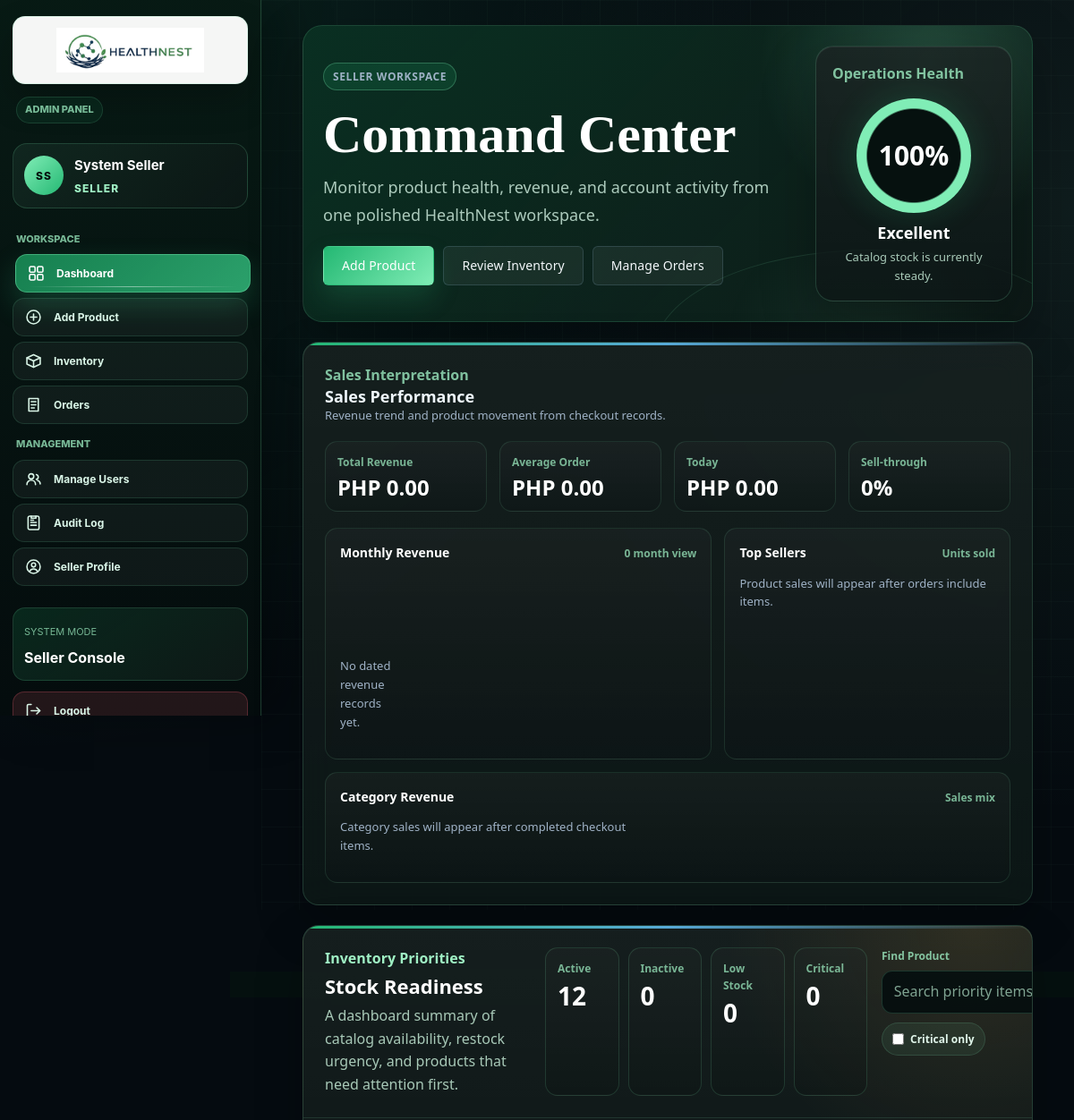
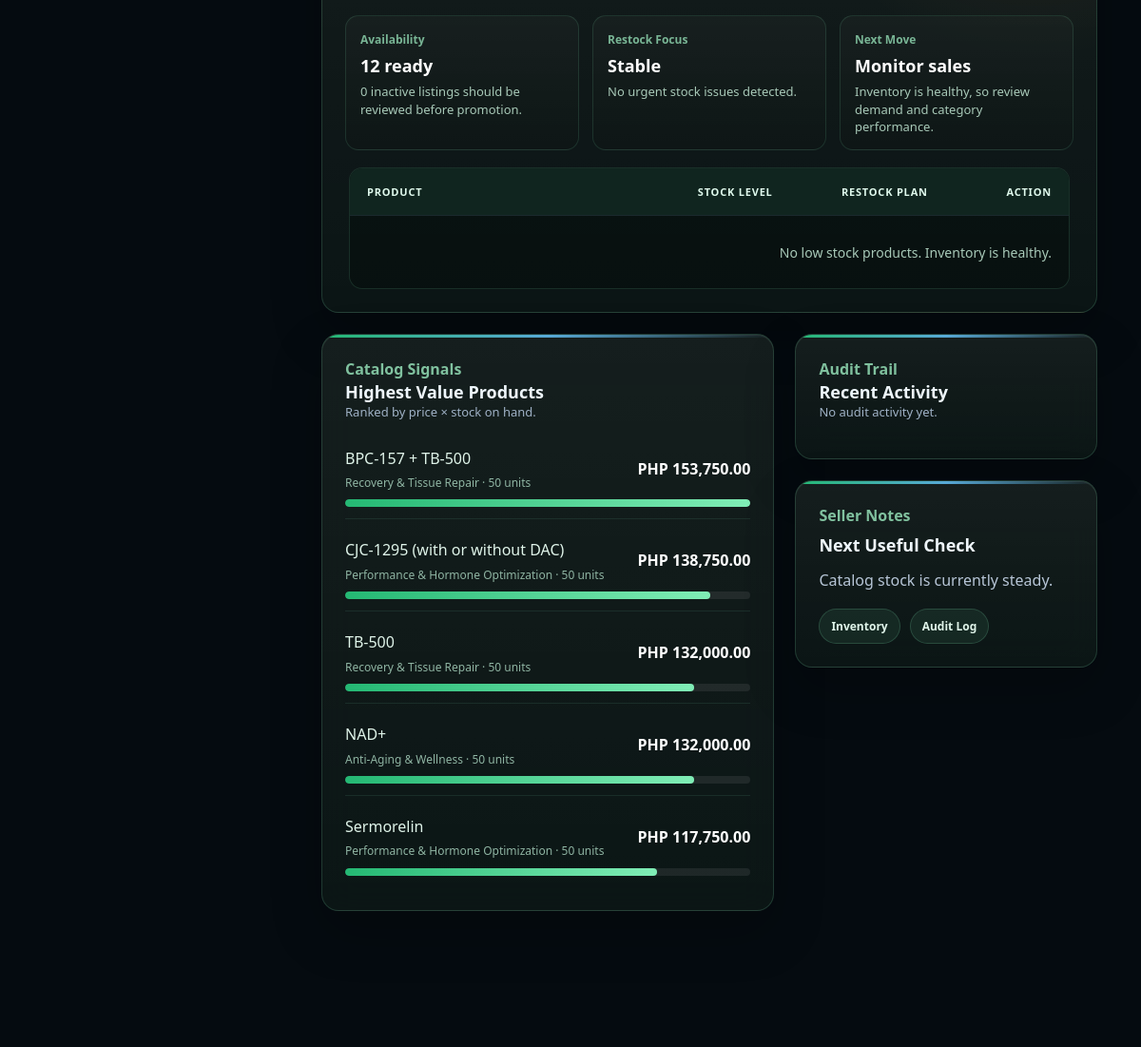
The app's page /seller_dashboard.php (signed in) with its own data (2 pictures, top to bottom).
### tables this page shows
CREATE TABLE `tblaccount` (
  `id` int(11) NOT NULL,
  `firstname` varchar(50) DEFAULT NULL,
  `middlename` varchar(50) DEFAULT NULL,
  `lastname` varchar(50) DEFAULT NULL,
  `email` varchar(100) DEFAULT NULL,
  `password` varchar(255) DEFAULT NULL,
  `address` varchar(200) DEFAULT NULL,
  `contact` varchar(20) DEFAULT NULL,
  `birthdate` date DEFAULT NULL,
  `level` varchar(20) DEFAULT NULL,
  `status` varchar(20) DEFAULT NULL,
  `image` varchar(100) DEFAULT NULL,
  `created_at` date DEFAULT NULL
);

CREATE TABLE `products` (
  `product_id` int(5) NOT NULL,
  `category_id` int(5) DEFAULT NULL,
  `product_name` varchar(150) DEFAULT NULL,
  `description` varchar(255) DEFAULT NULL,
  `price` float DEFAULT NULL,
  `stock_quantity` int(11) DEFAULT NULL,
  `image` varchar(150) NOT NULL,
  `status` varchar(20) DEFAULT NULL,
  `created_at` date DEFAULT NULL
);

CREATE TABLE `categories` (
  `category_id` int(5) NOT NULL,
  `category_name` varchar(100) DEFAULT NULL,
  `description` varchar(255) DEFAULT NULL
);

### seller_dashboard.php (the view, shortened to what the rows shown need)
<?php
require_once __DIR__ . "/init.php";
$topProductsResult = mysqli_query($conn, "
    SELECT p.product_id, p.product_name, p.price, p.stock_quantity, c.category_name
    FROM products p
    LEFT JOIN categories c ON p.category_id = c.category_id
    ORDER BY (p.price * p.stock_quantity) DESC
    LIMIT 5
");
$topProducts = [];
$maxProductValue = 1;
if ($topProductsResult) {
    while ($productRow = mysqli_fetch_assoc($topProductsResult)) {
        $productRow["value"] = (float) $productRow["price"] * (int) $productRow["stock_quantity"];
        $topProducts[] = $productRow;
        $maxProductValue = max($maxProductValue, $productRow["value"]);
    }
}
require __DIR__ . "/header.php";
?>
<main class="page-main">
    <div class="seller-hero seller-dashboard-hero">
        <div>
            <h1>Command Center</h1>
        </div>
    </div>
    <div class="seller-workbench-grid">
        <div class="seller-main-column">
            <div class="table-card low-stock-card">
                <div class="table-wrap">
                <table id="lowStockTable" class="inventory-watch-table" border="1" cellpadding="8" cellspacing="0">
                    <thead>
                        <tr>
                            <th>Product</th>
                            <th>Stock Level</th>
                            <th>Restock Plan</th>
                            <th>Action</th>
                        </tr>
                    </thead>
                </table>
                </div>
            </div>
        </div>
    </div>
    <div class="seller-lower-grid">
        <section class="card seller-insights-card">
            <div class="bar-list value-product-list">
                <?php if (count($topProducts) > 0): ?>
                    <?php foreach ($topProducts as $productStat): ?>
                        <?php $barWidth = round(($productStat["value"] / $maxProductValue) * 100); ?>
                        <div class="bar-row">
                            <span>
                                <?php echo e($productStat["product_name"]); ?>
                                <em><?php echo e($productStat["category_name"] ?? "Uncategorized"); ?> &middot; <?php echo (int) $productStat["stock_quantity"]; ?> units</em>
                            </span>
                            <strong><?php echo formatPrice($productStat["value"]); ?></strong>
                            <div class="bar-track"><i style="width: <?php echo $barWidth; ?>%;"></i></div>
                        </div>
                    <?php endforeach; ?>
                <?php else: ?>
                    <p class="muted">No product value data yet.</p>
                <?php endif; ?>
            </div>
        </section>
    </div>
</main>
<?php require __DIR__ . "/footer.php"; ?>

### header.php (shortened to what the rows shown need)
<?php
require_once __DIR__ . "/init.php";
$user = isLoggedIn() ? currentUser($conn) : null;
$currentPage = basename($_SERVER["PHP_SELF"]);
$bodyClass = "page-" . str_replace(".php", "", $currentPage);
if ($user) {
    $bodyClass .= isAdmin() ? " seller-page has-sidebar" : " buyer-page";
}
$useSellerShell = $user && isAdmin();
$sidebarInitials = "S";
if ($useSellerShell) {
    $nameParts = preg_split('/\s+/', trim(accountFullName($user)));
    $nameParts = array_values(array_filter($nameParts));
    if (!empty($nameParts)) {
        $sidebarInitials = mb_strtoupper(mb_substr($nameParts[0], 0, 1));
        if (count($nameParts) > 1) {
            $sidebarInitials .= mb_strtoupper(mb_substr($nameParts[count($nameParts) - 1], 0, 1));
        }
    }
}
?>
<!DOCTYPE html>
<html lang="en">
<head>
    <link rel="stylesheet" href="asset/style.css?v=<?php echo filemtime(__DIR__ . "/asset/style.css"); ?>">
</head>
<body class="<?php echo e($bodyClass); ?>">
    <?php if ($useSellerShell): ?>
        <div class="app-shell">
            <aside class="sidebar">
                <div class="sidebar-top">
                    <a class="sidebar-brand" href="seller_dashboard.php">
                        <img src="asset/healthnest-logo.png" alt="HealthNest logo">
                    </a>
                    <span class="sidebar-kicker">Admin Panel</span>
                </div>
                <div class="sidebar-user">
                    <span class="sidebar-avatar"><?php echo e($sidebarInitials); ?></span>
                    <div class="sidebar-user-meta">
                        <strong><?php echo e(accountFullName($user)); ?></strong>
                        <span><?php echo e(accountLevelLabel($user["level"])); ?></span>
                    </div>
                </div>
                <nav class="sidebar-nav">
                    <span class="sidebar-section-label">Workspace</span>
                    <a class="<?php echo $currentPage === "seller_dashboard.php" ? "active" : ""; ?>" href="seller_dashboard.php">
                        <span class="nav-icon"></span>
                        <span class="nav-label">Dashboard</span>
                    </a>
                    <a class="<?php echo $currentPage === "addproduct.php" ? "active" : ""; ?>" href="addproduct.php">
                        <span class="nav-icon"><svg viewBox="0 0 24 24" fill="none" stroke="currentColor" stroke-width="1.8" stroke-linecap="round" stroke-linejoin="round"><circle cx="12" cy="12" r="8.5"></circle><path d="M12 8v8M8 12h8"></path></svg></span>
                        <span class="nav-label">Add Product</span>
                    </a>
                    <a class="<?php echo $currentPage === "inventory.php" ? "active" : ""; ?>" href="inventory.php">
                        <span class="nav-icon"><svg viewBox="0 0 24 24" fill="none" stroke="currentColor" stroke-width="1.8" stroke-linecap="round" stroke-linejoin="round"><path d="M3.5 8 12 4l8.5 4-8.5 4-8.5-4Z"></path><path d="M3.5 8v8L12 20l8.5-4V8"></path><path d="M12 12v8"></path></svg></span>
                        <span class="nav-label">Inventory</span>
                    </a>
                    <a class="<?php echo $currentPage === "seller_orders.php" ? "active" : ""; ?>" href="seller_orders.php">
                        <span class="nav-icon"><svg viewBox="0 0 24 24" fill="none" stroke="currentColor" stroke-width="1.8" stroke-linecap="round" stroke-linejoin="round"><path d="M6 4h12v16H6z"></path><path d="M9 8h6M9 12h6M9 16h4"></path></svg></span>
                        <span class="nav-label">Orders</span>
                    </a>
                    <span class="sidebar-section-label">Management</span>
                    <a class="<?php echo $currentPage === "manageusers.php" ? "active" : ""; ?>" href="manageusers.php">
                        <span class="nav-icon"></span>
                        <span class="nav-label">Manage Users</span>
                    </a>
                    <a class="<?php echo $currentPage === "auditlog.php" ? "active" : ""; ?>" href="auditlog.php">
                        <span class="nav-icon"><svg viewBox="0 0 24 24" fill="none" stroke="currentColor" stroke-width="1.8" stroke-linecap="round" stroke-linejoin="round"><rect x="5" y="3.5" width="14" height="17" rx="2"></rect><path d="M9 3.5v2.5h6V3.5"></path><path d="M8.5 11.5h7M8.5 15h7M8.5 8.5h3.5"></path></svg></span>
                        <span class="nav-label">Audit Log</span>
                    </a>
                    <a class="<?php echo $currentPage === "profile.php" ? "active" : ""; ?>" href="profile.php">
                        <span class="nav-icon"><svg viewBox="0 0 24 24" fill="none" stroke="currentColor" stroke-width="1.8" stroke-linecap="round" stroke-linejoin="round"><circle cx="12" cy="12" r="8.5"></circle><circle cx="12" cy="9.8" r="2.6"></circle><path d="M6.8 18.2c.9-2.1 2.9-3.4 5.2-3.4s4.3 1.3 5.2 3.4"></path></svg></span>
                        <span class="nav-label">Seller Profile</span>
                    </a>
                </nav>
                <div class="sidebar-footer">
                    <div class="sidebar-status-card">
                        <span>System Mode</span>
                        <strong>Seller Console</strong>
                    </div>
                    <a class="sidebar-logout" href="logout.php">
                        <span class="nav-icon"><svg viewBox="0 0 24 24" fill="none" stroke="currentColor" stroke-width="1.8" stroke-linecap="round" stroke-linejoin="round"><path d="M9 20H5.5A1.5 1.5 0 0 1 4 18.5v-13A1.5 1.5 0 0 1 5.5 4H9"></path><path d="M16 16l4-4-4-4"></path><path d="M20 12H9"></path></svg></span>
                        <span class="nav-label">Logout</span>
                    </a>
                </div>
            </aside>
            <div class="app-content">
    <?php endif; ?>

### records on screen
tblaccount: sidebarInitials "SS", level "SELLER"
products: product_name "BPC-157 + TB-500", category.category_name "Recovery & Tissue Repair", stock_quantity "50", value "PHP 153,750.00", $barWidth 100 (drawn)
products: product_name "CJC-1295 (with or without DAC)", category.category_name "Performance & Hormone Optimization", stock_quantity "50", value "PHP 138,750.00", $barWidth 90 (drawn)
products: product_name "TB-500", category.category_name "Recovery & Tissue Repair", stock_quantity "50", value "PHP 132,000.00", $barWidth 86 (drawn)
products: product_name "NAD+", category.category_name "Anti-Aging & Wellness", stock_quantity "50", value "PHP 132,000.00", $barWidth 86 (drawn)
products: product_name "Sermorelin", category.category_name "Performance & Hormone Optimization", stock_quantity "50", value "PHP 117,750.00", $barWidth 77 (drawn)

### other values on screen
accountFullName($user) "System Seller"
$operationsScore "100"
$operationsLabel "Excellent"
$dashboardPrompt "Catalog stock is currently steady."
formatPrice($totalRevenue) "PHP 0.00"
formatPrice($averageOrderValue) "PHP 0.00"
formatPrice($todayRevenue) "PHP 0.00"
$sellThroughPercent "0"
count($monthlyRevenue) "0"
$activeProducts "12"
$inactiveProducts "0"
$lowStockCount "0"
$criticalStockCount "0"
